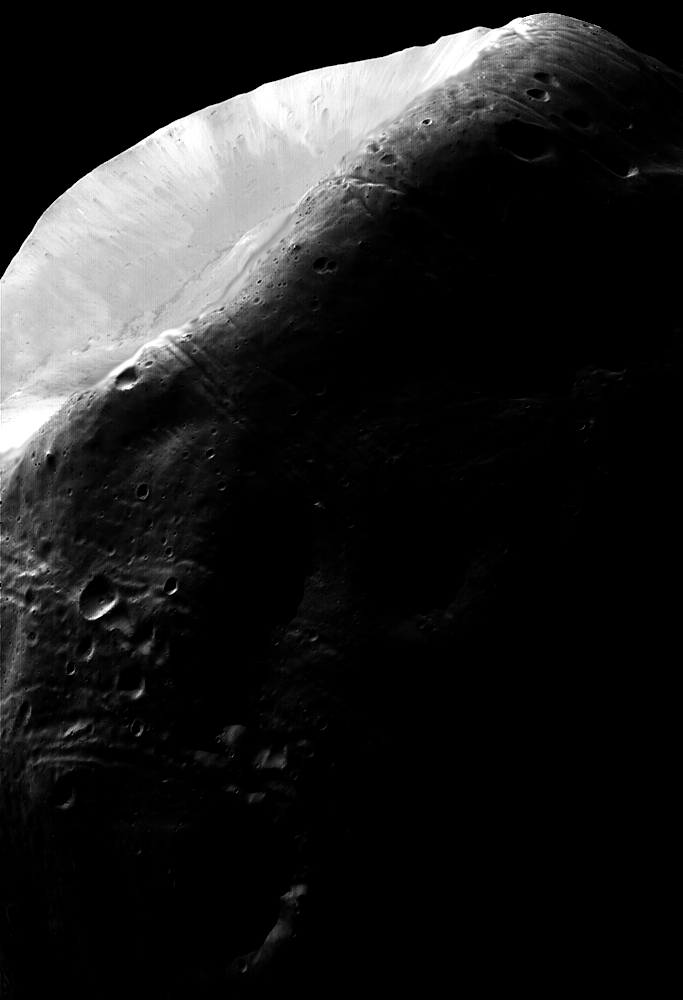
%> input picture Digital Image Processing/Assignment 2/Q2-input image.tif, 683 x 1000 px
$ octave Answer2.m   (GNU Octave 9; MATLAB toolbox functions it lacks are replaced by stand-ins)
%> lines starting %> are read from the running program, lines starting %| are printed output that depends on the picture
%%%%%%%%%%%%%%%%%%compute histogram and T(r)
x=double(imread('Q2-input image.tif')); 			% inpute image
%> x: size 1000x683 double; min 0, max 255, mean 31.7; mean of the top-left, top-right, bottom-left and bottom-right quarters 93.9, 23.8, 9.2, 0.1
[M,N]=size(x);
%> M = 1000; N = 683
for i=0:255
	h(i+1)=sum(sum(x==i)); % histogram of input image
end
%> after the loop, h = 256 values, max 421847 at index 1, min 11 at index 91, mean 2668
% compute hist equalization
y=x; % initialize output image y
s=sum(h);
%> s = 683000
figure; subplot(1,2,1); imshow(imread('cameraman.tif')); %show input image
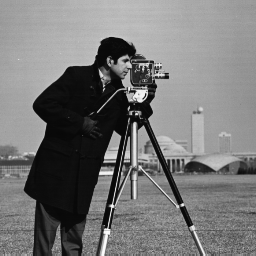
%> input picture Digital Image Processing/Assignment 1/cameraman.tif, 256 x 256 px
title(' input image');
subplot(1,2,2); imhist(imread('cameraman.tif')) % show input hist
title('Input image hist ');
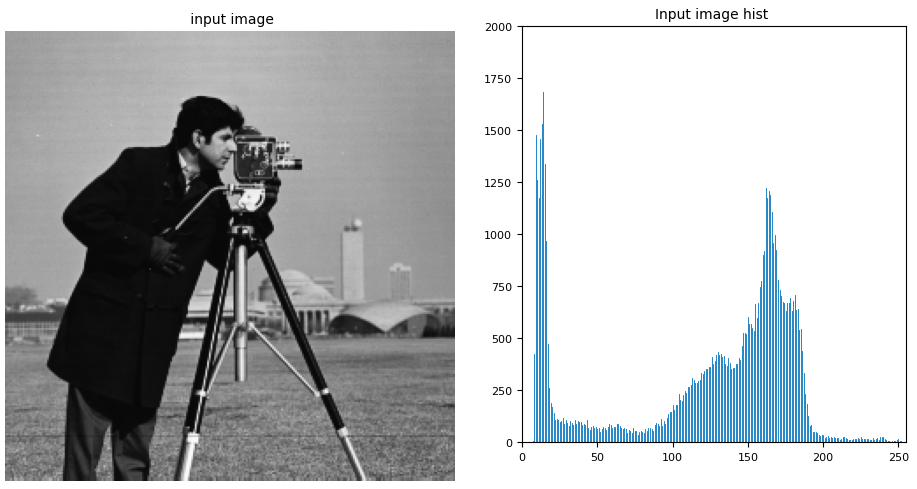
%> figure redrawn from the program's plot data, 2 panels

%transfer function
for r = 0:255
	T(r+1)=uint8(sum(h(1:r))/s*255); %T(r)
end
%> after the loop, T = 256 values from 0 to 254
%%%%%%%%%%%%%%%%%%%%%%%%%%%%%%%%%%%%%%%%%%%%%%%%%%%%%%%%%%%%%%%%%%%%%%%%%%%%%%%%%%%%%%%%%%%%%%%%%%%%%%


%> (the run ends here)
